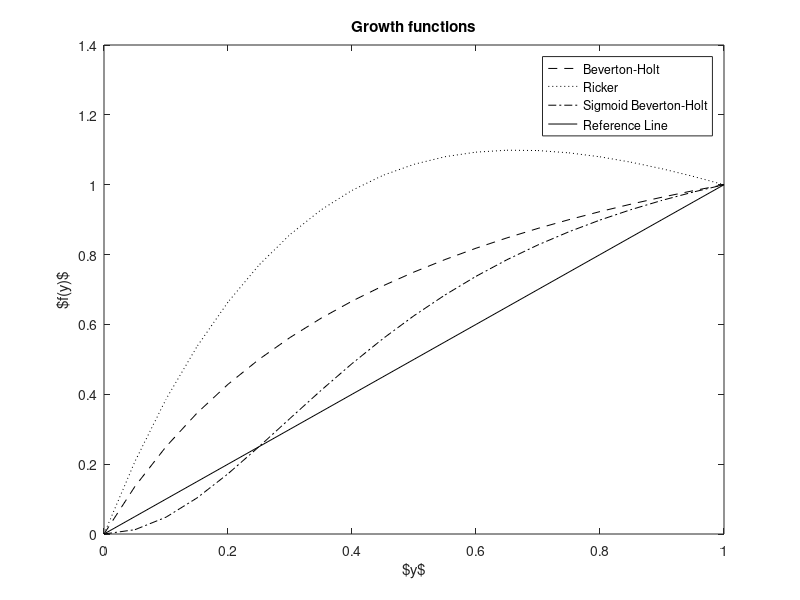

This figure's MATLAB source:
%%%%% %%%%%%%%%%%%%%%%%%%%%%%%%%%%%%%%%
%%%%% 
%%%%% Reproduction Functions:
%%%%% 
%%%%% %%%%%%%%%%%%%%%%%%%%%%%%%%%%%%%%%

%%%%% Beverton-Holt:
% Growth parameters:
  R_0   = 3;             % intrinsic growth rate
  K = 1.0;                 % carrying capacity
% Plot variables:
  N_plot  = [0.0 : 0.05 : K];
  FN_plot = (R_0 * N_plot) ./ (1 + ((R_0 - 1)/K)*N_plot);
%  cstar = sqrt(2*sigma2*log(R_0));

%%%%% Ricker:
% Growth parameters:
 R1 = 1.5;
 K1 = 1.0;
%%% Plot variables:
 N_plot  = [0.0 : 0.05 : K1];
 FN1_plot = N_plot .* exp(R1 * (1 - (N_plot/K1)));
 
 %%%%% Sigmoid Beverton-Holt;
% Growth parameters:
  R2     = 5;
  K2     = 1.0;
  delta = 2;
% % %%% Plot variables:
  N_plot  = [0.0 : 0.05 : K2];
  FN2_plot = (R2 * N_plot.^(delta)) ./ (1 + (K2^(delta-1)*R2-1)/(K2^(delta))*N_plot.^(delta));

%%%%% Plot the growth function:
% subplot(2,1,1);
plot( N_plot, FN_plot, 'k--');
hold on
plot( N_plot, FN1_plot, 'k:');
hold on
plot( N_plot, FN2_plot, 'k-.');
hold on
plot( N_plot, N_plot, 'k-');%,'HandleVisibility','off');
hold off
xlabel( '$y$');
ylabel( '$f(y)$');
title(  'Growth functions');
legend('Beverton-Holt', 'Ricker', 'Sigmoid Beverton-Holt', 'Reference Line')
